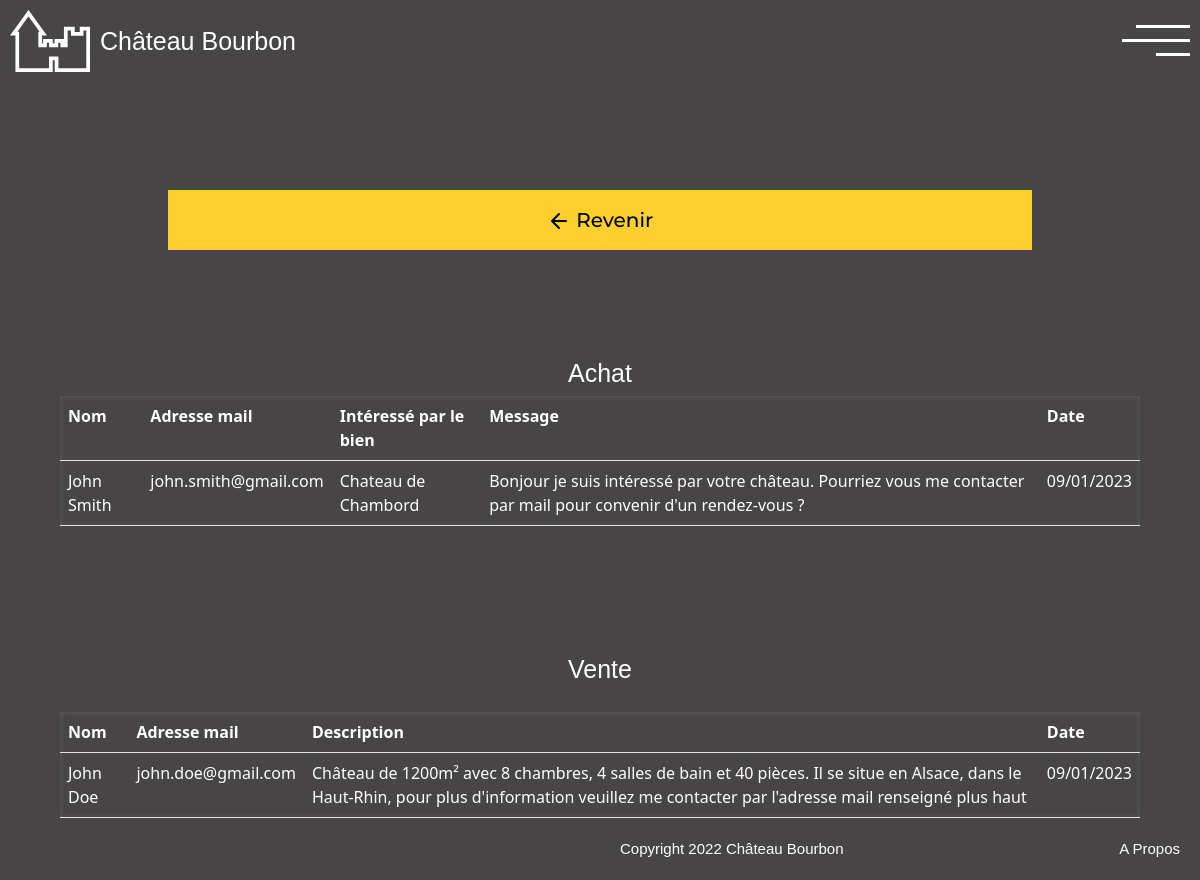
The page /index.php?action=formContact (signed in) on the database its author committed.
### tables this page shows
CREATE TABLE `contactAchat` (
  `id` int(11) NOT NULL,
  `nom` varchar(100) NOT NULL,
  `mail` varchar(50) NOT NULL,
  `bienId` int(11) NOT NULL,
  `message` text NOT NULL,
  `date` date NOT NULL DEFAULT current_timestamp()
);

CREATE TABLE `biens` (
  `id` int(11) NOT NULL,
  `nom` varchar(255) NOT NULL,
  `visible` tinyint(1) NOT NULL,
  `prix` float NOT NULL,
  `adresse` varchar(255) NOT NULL,
  `region` enum('auverge-rhone-alpes','bourgogne-franche-comte','bretagne','centre-val-de-loire','corse','grand-est','hauts-de-france','ile-de-france','normandie','nouvelle-aquitaine','occitanie','paca','pays-de-la-loire') NOT NULL,
  `x` float NOT NULL,
  `y` float NOT NULL,
  `chambres` int(11) NOT NULL,
  `sdb` int(11) NOT NULL,
  `superficie` float NOT NULL,
  `pieces` int(11) NOT NULL,
  `epoque` enum('XV','XVI','XVII','XVIII','XIX','XX') NOT NULL,
  `statut` enum('classe','nonclasse') NOT NULL,
  `etat` enum('restauration','excellent') NOT NULL,
  `description` text NOT NULL,
  `urlVisite` varchar(255) NOT NULL
);

CREATE TABLE `contactVente` (
  `id` int(11) NOT NULL,
  `nom` varchar(100) NOT NULL,
  `mail` varchar(50) NOT NULL,
  `description` text NOT NULL,
  `date` date NOT NULL DEFAULT current_timestamp()
);

### controleur/controleur.php (called while the page is built, shortened)
<?php
require_once "modele/bdd.php";
require_once "modele/formContact.php";
function formContact()
{
    $objFormContact = new formContact();
    $contactsAchat = $objFormContact->viewContactAchat();
    $contactsVente = $objFormContact->viewContactVente();
    require "vue/vueFormContact.php";
}

### modele/formContact.php (called while the page is built, shortened)
<?php
require_once "modele/bdd.php";
class formContact extends database
{
    public function viewContactAchat()
    {
        $req = "SELECT * FROM contactAchat;";
        $contactAchat = $this->execReq($req);
        return $contactAchat;
    }
    public function viewContactAchatDate($id)
    {
        $req = "SELECT DATE_FORMAT(date,'%d/%m/%Y') AS 'date' FROM contactAchat WHERE id = ?;";
        $contactAchatDate = $this->execReqPrep($req, array($id));
        return $contactAchatDate[0];
    }
    public function viewContactVente()
    {
        $req = "SELECT * FROM contactVente;";
        $contactVente = $this->execReq($req);
        return $contactVente;
    }
    public function viewContactVenteDate($id)
    {
        $req = "SELECT DATE_FORMAT(date,'%d/%m/%Y') AS 'date' FROM contactVente WHERE id = ?;";
        $contactVenteDate = $this->execReqPrep($req, array($id));
        return $contactVenteDate[0];
    }
    public function getOnlyBienNom($id)
    {
        $req = "SELECT nom FROM biens WHERE id = ?;";
        $bienId = $this->execReqPrep($req, array($id));
        if (isset($bienId[0])){
            return $bienId[0];
        } else {
            return false;
        }
    }
}

### modele/bdd.php (called while the page is built, shortened)
<?php
abstract class database
{
    private $bdd;
    protected function execReq($req)
    {
        $reponse = $this->connexionBDD()->query($req);
        $resultat = $reponse->fetchAll(PDO::FETCH_ASSOC);
        return $resultat;
    }
    private function connexionBDD()
    {
        if (!isset($this->bdd))
            try {
                $options = array(PDO::MYSQL_ATTR_INIT_COMMAND => "SET NAMES utf8");
                $this->bdd = new PDO('mysql:host=' . DBHOST . ';dbname=' . DBNAME, DBUSER, DBPWD,
                    $options);
            } catch (Exception $err) {
                throw new Exception("Connexion à la BDD");
            }
        return $this->bdd;
    }
    protected function execReqPrep($req, $data)
    {
        $reponse = $this->connexionBDD()->prepare($req);
        $reponse->execute($data);
        $resultat = $reponse->fetchAll(PDO::FETCH_ASSOC);
        return $resultat;
    }
}

### vue/vueFormContact.php (the view, shortened to what this page needs)
    <main class="mainUti">
        <a class="boutonJaune retourChateaux" href="index.php?action=admin">
            <div>
                <svg xmlns="http://www.w3.org/2000/svg" width="24" height="24" viewBox="0 0 24 24" fill="none"
                     stroke="#000000" stroke-width="2" stroke-linecap="round" stroke-linejoin="round">
                    <path d="M19 12H6M12 5l-7 7 7 7"/>
                </svg>
                Revenir
            </div>
        </a>
        <h2 class="adminH2 formContactH2">Achat</h2>
        <div class="gridFormContact">
            <div class="table-responsive-md">
                <table class="table tableau">
                    <tr>
                        <th>Nom</th>
                        <th>Adresse mail</th>
                        <th>Intéressé par le bien</th>
                        <th>Message</th>
                        <th>Date</th>
                    </tr>
                    <?php
                    foreach ($contactsAchat as $item) {
                        ?>
                        <tr>
                            <td><?= $item["nom"] ?></td>
                            <td><?= $item["mail"] ?></td>
                            <?php
                            $nomBien = $objFormContact->getOnlyBienNom($item["bienId"])
                            ?>
                            <?php
                            if (isset($nomBien["nom"])) {
                                ?>
                                <td><?= $nomBien["nom"] ?></td>
                                <?php
                            } else {
                                ?>
                                <td><strong>Le bien a été supprimé</strong></td>
                                <?php
                            }
                            ?>
                            <td><?= $item["message"] ?></td>
                            <?php
                            $dateContactAchat = $objFormContact->viewContactAchatDate($item["id"]);
                            ?>
                            <td><?= $dateContactAchat["date"] ?></td>
                        </tr>
                        <?php
                    }
                    ?>
                </table>
            </div>
            <h2 class="adminH2 formContactH2">Vente</h2>
            <div class="table-responsive-md">
                <table class="table tableau">
                    <tr>
                        <th>Nom</th>
                        <th>Adresse mail</th>
                        <th>Description</th>
                        <th>Date</th>
                    </tr>
                    <?php
                    foreach ($contactsVente as $item) {
                        ?>
                        <tr>
                            <td><?= $item["nom"] ?></td>
                            <td><?= $item["mail"] ?></td>
                            <td><?= $item["description"] ?></td>
                            <?php
                            $dateContactVente = $objFormContact->viewContactVenteDate($item["id"])
                            ?>
                            <td><?= $dateContactVente["date"] ?></td>
                        </tr>
                        <?php
                    }
                    ?>
                </table>
            </div>
        </div>
    </main>
<?php
require_once "vue/gabarit/gabarit.php";

### styles/style.css (style rules this page uses)
:root { --gris-clair: #B2B2B2; --gris-semi-clair: #646464; --gris-fonce: #474545; --vert: #0CB029; --rouge: #A8201A; --vert-clair: #55AC65; --rouge-clair: #AB534F; --jaune: #FED02F; --violet: #420039; --bleu: #007BFF; }
html, body { height: 100% }
body { margin: 0; background-color: var(--gris-fonce); display: grid; grid-template-rows: auto 1fr auto; }
.boutonJaune { background-color: var(--jaune); font-family: 'Montserrat', sans-serif; font-weight: 500; font-style: normal; font-size: 20px; margin: 10%; display: flex; justify-content: center; align-items: center; padding: 15px; text-decoration: none; color: black; text-align: center; }
.adminH2 { font-family: rockwell-nova, sans-serif; font-weight: 400; font-size: 25px; font-style: normal; margin-top: 10%; color: white; }
.mainUti { margin-left: 5%; margin-right: 5%; }
.tableau { color: white; overflow-x: auto; max-width: 100%; box-shadow: inset 0 0 5px rgba(150, 150, 150, 0.35); margin: auto; }
.gridFormContact { display: grid; }

### styles/medium-style.css (style rules this page uses)
.gridFormContact { display: grid; grid-template-columns: 1fr; grid-gap: 20px; }
.formContactH2 { display: flex; justify-content: center; }

### styles/desktop-style.css (style rules this page uses)
.retourChateaux { margin-top: 2%; margin-left: 0; margin-bottom: 2%; margin-right: 80%; }
.adminH2 { font-size: 35px; }
.adminH2 { margin-top: 40px; }

### rows shown on the page
contactachat: nom "John Smith", mail "john.smith@gmail.com", bienId.nom "Chateau de Chambord", message "Bonjour je suis intéressé par votre château. Pourriez vous me contacter par mail pour convenir d'un rendez-vous ?", date "09/01/2023"
contactvente: nom "John Doe", mail "john.doe@gmail.com", description "Château de 1200m² avec 8 chambres, 4 salles de bain et 40 pièces. Il se situe en Alsace, dans le Haut-Rhin, pour plus d'information veuillez me contacter par l'adresse mail renseigné plus haut", date "09/01/2023"
